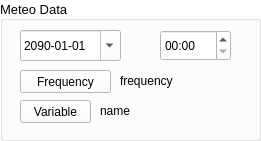
   <widget class="QGroupBox" name="groupBoxVariable">
    <property name="geometry">
     <rect>
      <x>0</x>
      <y>20</y>
      <width>261</width>
      <height>141</height>
     </rect>
    </property>
    <property name="palette">
     <palette>
      <active>
       <colorrole role="WindowText">
        <brush brushstyle="SolidPattern">
         <color alpha="255">
          <red>0</red>
          <green>0</green>
          <blue>0</blue>
         </color>
        </brush>
       </colorrole>
       <colorrole role="Button">
        <brush brushstyle="SolidPattern">
         <color alpha="255">
          <red>255</red>
          <green>255</green>
          <blue>255</blue>
         </color>
        </brush>
       </colorrole>
       <colorrole role="Light">
        <brush brushstyle="SolidPattern">
         <color alpha="255">
          <red>255</red>
          <green>255</green>
          <blue>255</blue>
         </color>
        </brush>
       </colorrole>
       <colorrole role="Midlight">
        <brush brushstyle="SolidPattern">
         <color alpha="255">
          <red>255</red>
          <green>255</green>
          <blue>255</blue>
         </color>
        </brush>
       </colorrole>
       <colorrole role="Dark">
        <brush brushstyle="SolidPattern">
         <color alpha="255">
          <red>127</red>
          <green>127</green>
          <blue>127</blue>
         </color>
        </brush>
       </colorrole>
       <colorrole role="Mid">
        <brush brushstyle="SolidPattern">
         <color alpha="255">
          <red>170</red>
          <green>170</green>
          <blue>170</blue>
         </color>
        </brush>
       </colorrole>
       <colorrole role="Text">
        <brush brushstyle="SolidPattern">
         <color alpha="255">
          <red>0</red>
          <green>0</green>
          <blue>0</blue>
         </color>
        </brush>
       </colorrole>
       <colorrole role="BrightText">
        <brush brushstyle="SolidPattern">
         <color alpha="255">
          <red>255</red>
          <green>255</green>
          <blue>255</blue>
         </color>
        </brush>
       </colorrole>
       <colorrole role="ButtonText">
        <brush brushstyle="SolidPattern">
         <color alpha="255">
          <red>0</red>
          <green>0</green>
          <blue>0</blue>
         </color>
        </brush>
       </colorrole>
       <colorrole role="Base">
        <brush brushstyle="SolidPattern">
         <color alpha="255">
          <red>255</red>
          <green>255</green>
          <blue>255</blue>
         </color>
        </brush>
       </colorrole>
       <colorrole role="Window">
        <brush brushstyle="SolidPattern">
         <color alpha="255">
          <red>255</red>
          <green>255</green>
          <blue>255</blue>
         </color>
        </brush>
       </colorrole>
       <colorrole role="Shadow">
        <brush brushstyle="SolidPattern">
         <color alpha="255">
          <red>0</red>
          <green>0</green>
          <blue>0</blue>
         </color>
        </brush>
       </colorrole>
       <colorrole role="AlternateBase">
        <brush brushstyle="SolidPattern">
         <color alpha="255">
          <red>255</red>
          <green>255</green>
          <blue>255</blue>
         </color>
        </brush>
       </colorrole>
       <colorrole role="ToolTipBase">
        <brush brushstyle="SolidPattern">
         <color alpha="255">
          <red>255</red>
          <green>255</green>
          <blue>220</blue>
         </color>
        </brush>
       </colorrole>
       <colorrole role="ToolTipText">
        <brush brushstyle="SolidPattern">
         <color alpha="255">
          <red>0</red>
          <green>0</green>
          <blue>0</blue>
         </color>
        </brush>
       </colorrole>
      </active>
      <inactive>
       <colorrole role="WindowText">
        <brush brushstyle="SolidPattern">
         <color alpha="255">
          <red>0</red>
          <green>0</green>
          <blue>0</blue>
         </color>
        </brush>
       </colorrole>
       <colorrole role="Button">
        <brush brushstyle="SolidPattern">
         <color alpha="255">
          <red>255</red>
          <green>255</green>
          <blue>255</blue>
         </color>
        </brush>
       </colorrole>
       <colorrole role="Light">
        <brush brushstyle="SolidPattern">
         <color alpha="255">
          <red>255</red>
          <green>255</green>
          <blue>255</blue>
         </color>
        </brush>
       </colorrole>
       <colorrole role="Midlight">
        <brush brushstyle="SolidPattern">
         <color alpha="255">
          <red>255</red>
          <green>255</green>
          <blue>255</blue>
         </color>
        </brush>
       </colorrole>
       <colorrole role="Dark">
        <brush brushstyle="SolidPattern">
         <color alpha="255">
          <red>127</red>
          <green>127</green>
          <blue>127</blue>
         </color>
        </brush>
       </colorrole>
       <colorrole role="Mid">
        <brush brushstyle="SolidPattern">
         <color alpha="255">
          <red>170</red>
          <green>170</green>
          <blue>170</blue>
         </color>
        </brush>
       </colorrole>
       <colorrole role="Text">
        <brush brushstyle="SolidPattern">
         <color alpha="255">
          <red>0</red>
          <green>0</green>
          <blue>0</blue>
         </color>
        </brush>
       </colorrole>
       <colorrole role="BrightText">
        <brush brushstyle="SolidPattern">
         <color alpha="255">
          <red>255</red>
          <green>255</green>
          <blue>255</blue>
         </color>
        </brush>
       </colorrole>
       <colorrole role="ButtonText">
        <brush brushstyle="SolidPattern">
         <color alpha="255">
          <red>0</red>
          <green>0</green>
          <blue>0</blue>
         </color>
        </brush>
       </colorrole>
       <colorrole role="Base">
        <brush brushstyle="SolidPattern">
         <color alpha="255">
          <red>255</red>
          <green>255</green>
          <blue>255</blue>
         </color>
        </brush>
       </colorrole>
       <colorrole role="Window">
        <brush brushstyle="SolidPattern">
         <color alpha="255">
          <red>255</red>
          <green>255</green>
          <blue>255</blue>
         </color>
        </brush>
       </colorrole>
       <colorrole role="Shadow">
        <brush brushstyle="SolidPattern">
         <color alpha="255">
          <red>0</red>
          <green>0</green>
          <blue>0</blue>
         </color>
        </brush>
       </colorrole>
       <colorrole role="AlternateBase">
        <brush brushstyle="SolidPattern">
         <color alpha="255">
          <red>255</red>
          <green>255</green>
          <blue>255</blue>
         </color>
        </brush>
       </colorrole>
       <colorrole role="ToolTipBase">
        <brush brushstyle="SolidPattern">
         <color alpha="255">
          <red>255</red>
          <green>255</green>
          <blue>220</blue>
         </color>
        </brush>
       </colorrole>
       <colorrole role="ToolTipText">
        <brush brushstyle="SolidPattern">
         <color alpha="255">
          <red>0</red>
          <green>0</green>
          <blue>0</blue>
         </color>
        </brush>
       </colorrole>
      </inactive>
      <disabled>
       <colorrole role="WindowText">
        <brush brushstyle="SolidPattern">
         <color alpha="255">
          <red>127</red>
          <green>127</green>
          <blue>127</blue>
         </color>
        </brush>
       </colorrole>
       <colorrole role="Button">
        <brush brushstyle="SolidPattern">
         <color alpha="255">
          <red>255</red>
          <green>255</green>
          <blue>255</blue>
         </color>
        </brush>
       </colorrole>
       <colorrole role="Light">
        <brush brushstyle="SolidPattern">
         <color alpha="255">
          <red>255</red>
          <green>255</green>
          <blue>255</blue>
         </color>
        </brush>
       </colorrole>
       <colorrole role="Midlight">
        <brush brushstyle="SolidPattern">
         <color alpha="255">
          <red>255</red>
          <green>255</green>
          <blue>255</blue>
         </color>
        </brush>
       </colorrole>
       <colorrole role="Dark">
        <brush brushstyle="SolidPattern">
         <color alpha="255">
          <red>127</red>
          <green>127</green>
          <blue>127</blue>
         </color>
        </brush>
       </colorrole>
       <colorrole role="Mid">
        <brush brushstyle="SolidPattern">
         <color alpha="255">
          <red>170</red>
          <green>170</green>
          <blue>170</blue>
         </color>
        </brush>
       </colorrole>
       <colorrole role="Text">
        <brush brushstyle="SolidPattern">
         <color alpha="255">
          <red>127</red>
          <green>127</green>
          <blue>127</blue>
         </color>
        </brush>
       </colorrole>
       <colorrole role="BrightText">
        <brush brushstyle="SolidPattern">
         <color alpha="255">
          <red>255</red>
          <green>255</green>
          <blue>255</blue>
         </color>
        </brush>
       </colorrole>
       <colorrole role="ButtonText">
        <brush brushstyle="SolidPattern">
         <color alpha="255">
          <red>127</red>
          <green>127</green>
          <blue>127</blue>
         </color>
        </brush>
       </colorrole>
       <colorrole role="Base">
        <brush brushstyle="SolidPattern">
         <color alpha="255">
          <red>255</red>
          <green>255</green>
          <blue>255</blue>
         </color>
        </brush>
       </colorrole>
       <colorrole role="Window">
        <brush brushstyle="SolidPattern">
         <color alpha="255">
          <red>255</red>
          <green>255</green>
          <blue>255</blue>
         </color>
        </brush>
       </colorrole>
       <colorrole role="Shadow">
        <brush brushstyle="SolidPattern">
         <color alpha="255">
          <red>0</red>
          <green>0</green>
          <blue>0</blue>
         </color>
        </brush>
       </colorrole>
       <colorrole role="AlternateBase">
        <brush brushstyle="SolidPattern">
         <color alpha="255">
          <red>255</red>
          <green>255</green>
          <blue>255</blue>
         </color>
        </brush>
       </colorrole>
       <colorrole role="ToolTipBase">
        <brush brushstyle="SolidPattern">
         <color alpha="255">
          <red>255</red>
          <green>255</green>
          <blue>220</blue>
         </color>
        </brush>
       </colorrole>
       <colorrole role="ToolTipText">
        <brush brushstyle="SolidPattern">
         <color alpha="255">
          <red>0</red>
          <green>0</green>
          <blue>0</blue>
         </color>
        </brush>
       </colorrole>
      </disabled>
     </palette>
    </property>
    <property name="font">
     <font>
      <pointsize>10</pointsize>
      <weight>50</weight>
      <bold>false</bold>
     </font>
    </property>
    <property name="autoFillBackground">
     <bool>true</bool>
    </property>
    <property name="title">
     <string notr="true">Meteo Data</string>
    </property>
    <property name="alignment">
     <set>Qt::AlignLeading|Qt::AlignLeft|Qt::AlignVCenter</set>
    </property>
    <widget class="QLabel" name="labelVariable">
     <property name="geometry">
      <rect>
       <x>100</x>
       <y>100</y>
       <width>151</width>
       <height>21</height>
      </rect>
     </property>
     <property name="palette">
      <palette>
       <active>
        <colorrole role="WindowText">
         <brush brushstyle="SolidPattern">
          <color alpha="255">
           <red>0</red>
           <green>0</green>
           <blue>0</blue>
          </color>
         </brush>
        </colorrole>
       </active>
       <inactive>
        <colorrole role="WindowText">
         <brush brushstyle="SolidPattern">
          <color alpha="255">
           <red>0</red>
           <green>0</green>
           <blue>0</blue>
          </color>
         </brush>
        </colorrole>
       </inactive>
       <disabled>
        <colorrole role="WindowText">
         <brush brushstyle="SolidPattern">
          <color alpha="255">
           <red>127</red>
           <green>127</green>
           <blue>127</blue>
          </color>
         </brush>
        </colorrole>
       </disabled>
      </palette>
     </property>
     <property name="font">
      <font>
       <pointsize>9</pointsize>
      </font>
     </property>
     <property name="text">
      <string>name</string>
     </property>
    </widget>
    <widget class="QLabel" name="labelFrequency">
     <property name="geometry">
      <rect>
       <x>120</x>
       <y>70</y>
       <width>131</width>
       <height>21</height>
      </rect>
     </property>
     <property name="font">
      <font>
       <pointsize>9</pointsize>
      </font>
     </property>
     <property name="text">
      <string>frequency</string>
     </property>
    </widget>
    <widget class="QDateEdit" name="dateEdit">
     <property name="geometry">
      <rect>
       <x>20</x>
       <y>30</y>
       <width>101</width>
       <height>31</height>
      </rect>
     </property>
     <property name="palette">
      <palette>
       <active>
        <colorrole role="Text">
         <brush brushstyle="SolidPattern">
          <color alpha="255">
           <red>0</red>
           <green>0</green>
           <blue>0</blue>
          </color>
         </brush>
        </colorrole>
       </active>
       <inactive>
        <colorrole role="Text">
         <brush brushstyle="SolidPattern">
          <color alpha="255">
           <red>0</red>
           <green>0</green>
           <blue>0</blue>
          </color>
         </brush>
        </colorrole>
       </inactive>
       <disabled>
        <colorrole role="Text">
         <brush brushstyle="SolidPattern">
          <color alpha="255">
           <red>127</red>
           <green>127</green>
           <blue>127</blue>
          </color>
         </brush>
        </colorrole>
       </disabled>
      </palette>
     </property>
     <property name="font">
      <font>
       <pointsize>9</pointsize>
      </font>
     </property>
     <property name="dateTime">
      <datetime>
       <hour>0</hour>
       <minute>0</minute>
       <second>0</second>
       <year>2090</year>
       <month>1</month>
       <day>1</day>
      </datetime>
     </property>
     <property name="maximumDateTime">
      <datetime>
       <hour>23</hour>
       <minute>59</minute>
       <second>59</second>
       <year>7999</year>
       <month>12</month>
       <day>31</day>
      </datetime>
     </property>
     <property name="minimumDateTime">
      <datetime>
       <hour>0</hour>
       <minute>0</minute>
       <second>0</second>
       <year>1752</year>
       <month>10</month>
       <day>14</day>
      </datetime>
     </property>
     <property name="maximumDate">
      <date>
       <year>7999</year>
       <month>12</month>
       <day>31</day>
      </date>
     </property>
     <property name="currentSection">
      <enum>QDateTimeEdit::YearSection</enum>
     </property>
     <property name="displayFormat">
      <string>yyyy-MM-dd</string>
     </property>
     <property name="calendarPopup">
      <bool>true</bool>
     </property>
     <property name="date">
      <date>
       <year>2090</year>
       <month>1</month>
       <day>1</day>
      </date>
     </property>
    </widget>
    <widget class="QPushButton" name="frequencyButton">
     <property name="geometry">
      <rect>
       <x>20</x>
       <y>70</y>
       <width>91</width>
       <height>23</height>
      </rect>
     </property>
     <property name="font">
      <font>
       <pointsize>9</pointsize>
      </font>
     </property>
     <property name="text">
      <string>Frequency</string>
     </property>
    </widget>
    <widget class="QPushButton" name="variableButton">
     <property name="geometry">
      <rect>
       <x>20</x>
       <y>100</y>
       <width>71</width>
       <height>23</height>
      </rect>
     </property>
     <property name="font">
      <font>
       <pointsize>9</pointsize>
      </font>
     </property>
     <property name="text">
      <string>Variable</string>
     </property>
    </widget>
    <widget class="QTimeEdit" name="timeEdit">
     <property name="geometry">
      <rect>
       <x>160</x>
       <y>30</y>
       <width>71</width>
       <height>31</height>
      </rect>
     </property>
     <property name="palette">
      <palette>
       <active>
        <colorrole role="Text">
         <brush brushstyle="SolidPattern">
          <color alpha="255">
           <red>0</red>
           <green>0</green>
           <blue>0</blue>
          </color>
         </brush>
        </colorrole>
       </active>
       <inactive>
        <colorrole role="Text">
         <brush brushstyle="SolidPattern">
          <color alpha="255">
           <red>0</red>
           <green>0</green>
           <blue>0</blue>
          </color>
         </brush>
        </colorrole>
       </inactive>
       <disabled>
        <colorrole role="Text">
         <brush brushstyle="SolidPattern">
          <color alpha="255">
           <red>127</red>
           <green>127</green>
           <blue>127</blue>
          </color>
         </brush>
        </colorrole>
       </disabled>
      </palette>
     </property>
     <property name="font">
      <font>
       <pointsize>9</pointsize>
      </font>
     </property>
     <property name="maximumDate">
      <date>
       <year>2000</year>
       <month>1</month>
       <day>1</day>
      </date>
     </property>
     <property name="displayFormat">
      <string>HH:mm</string>
     </property>
    </widget>
   </widget>
